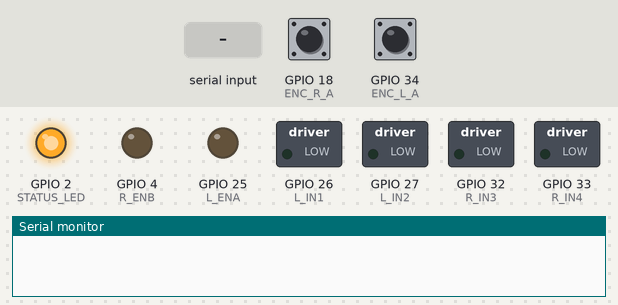
The sketch below on a simulated ESP32. Parts: switched loads named in the sketch (green lamp = pin HIGH), output pins drawn as LEDs (lit = HIGH), the last lines printed to the serial monitor. The inputs (shaded band) are chosen by the test bench; at power-on: GPIO 18 (ENC_R_A) HIGH, GPIO 34 (ENC_L_A) HIGH.

Above: at 0.1 s.
At 2.1 s:
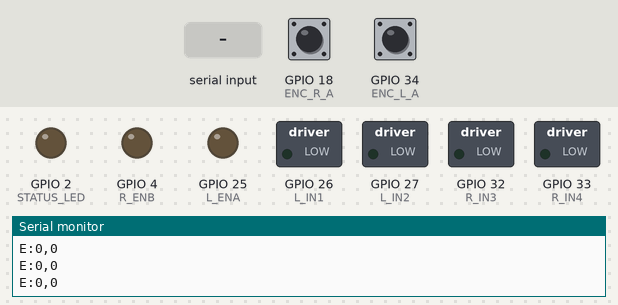
2.2 s: "R90\n" received over Serial
Timing chart, 0 to 5.2 s (numbered marks = the images above; inputs shaded):
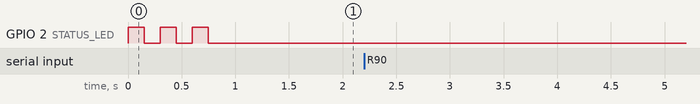

The sketch:

esp32_motor_encoder.ino
```cpp
/*
 * ╔══════════════════════════════════════════════════════════════════════╗
 * ║  SMALLBOT — ESP32 Firmware  (PID + DEBOUNCED ENCODERS)              ║
 * ╠══════════════════════════════════════════════════════════════════════╣
 * ║  RISING edge interrupts with 200µs debounce for noisy pins 34/35   ║
 * ╚══════════════════════════════════════════════════════════════════════╝
 */

#include <Arduino.h>

// ═══════════════════════════════════════════════════════════════════════
//  PIN DEFINITIONS
// ═══════════════════════════════════════════════════════════════════════
#define L_IN1      26
#define L_IN2      27
#define L_ENA      25

#define R_IN3      32
#define R_IN4      33
#define R_ENB       4

#define ENC_L_A    34
#define ENC_L_B    35
#define ENC_R_A    18
#define ENC_R_B    19
#define STATUS_LED  2

// ═══════════════════════════════════════════════════════════════════════
//  LEDC (hardware PWM)
// ═══════════════════════════════════════════════════════════════════════
#define LEDC_FREQ       20000
#define LEDC_RES        8
#define LEDC_CH_L       0
#define LEDC_CH_R       1

// ═══════════════════════════════════════════════════════════════════════
//  HARDWARE CONSTANTS
// ═══════════════════════════════════════════════════════════════════════
const float TPR_L       = 349.0f;
const float TPR_R       = 362.0f;
const float WHEEL_DIA   = 0.043f;
const float WHEEL_BASE  = 0.140f;

const float WHEEL_CIRC  = PI * WHEEL_DIA;

const int   PWM_MIN     = 55;
const int   PWM_MAX     = 255;

// ═══════════════════════════════════════════════════════════════════════
//  ENCODER STATE  (with ISR debouncing for noisy pins 34/35)
// ═══════════════════════════════════════════════════════════════════════
volatile int32_t enc_left  = 0;
volatile int32_t enc_right = 0;

#define ENC_DEBOUNCE_US  200

volatile uint32_t last_isr_l = 0;
volatile uint32_t last_isr_r = 0;

void IRAM_ATTR isrLeft() {
  uint32_t now = micros();
  if ((now - last_isr_l) < ENC_DEBOUNCE_US) return;
  last_isr_l = now;
  if (digitalRead(ENC_L_B) == HIGH) enc_left--; else enc_left++;
}

void IRAM_ATTR isrRight() {
  uint32_t now = micros();
  if ((now - last_isr_r) < ENC_DEBOUNCE_US) return;
  last_isr_r = now;
  if (digitalRead(ENC_R_B) == HIGH) enc_right++; else enc_right--;
}

// ═══════════════════════════════════════════════════════════════════════
//  PID CONTROLLER VARIABLES
// ═══════════════════════════════════════════════════════════════════════
const float Kp = 1.5f;
const float Ki = 0.2f;

float error_sum_L = 0;
float error_sum_R = 0;

float target_speed_L = 0; // m/s
float target_speed_R = 0; // m/s

// ═══════════════════════════════════════════════════════════════════════
//  MOTOR DRIVER INTERFACE
// ═══════════════════════════════════════════════════════════════════════
void motorInit() {
  pinMode(L_IN1, OUTPUT); pinMode(L_IN2, OUTPUT);
  pinMode(R_IN3, OUTPUT); pinMode(R_IN4, OUTPUT);

  ledcSetup(LEDC_CH_L, LEDC_FREQ, LEDC_RES);
  ledcSetup(LEDC_CH_R, LEDC_FREQ, LEDC_RES);
  ledcAttachPin(L_ENA, LEDC_CH_L);
  ledcAttachPin(R_ENB, LEDC_CH_R);

  ledcWrite(LEDC_CH_L, 0);
  ledcWrite(LEDC_CH_R, 0);

  digitalWrite(L_IN1, LOW); digitalWrite(L_IN2, LOW);
  digitalWrite(R_IN3, LOW); digitalWrite(R_IN4, LOW);
}

void applyPower(int in1, int in2, int channel, int pwm) {
  // Reversed software polarity to fix backwards movement
  if (pwm > 0) {
    digitalWrite(in1, LOW);  digitalWrite(in2, HIGH);
  } else if (pwm < 0) {
    digitalWrite(in1, HIGH); digitalWrite(in2, LOW);
  } else {
    digitalWrite(in1, LOW);  digitalWrite(in2, LOW);
  }

  int final_pwm = abs(pwm);
  if (final_pwm > 0 && final_pwm < PWM_MIN) final_pwm = PWM_MIN;
  if (final_pwm > PWM_MAX) final_pwm = PWM_MAX;

  ledcWrite(channel, final_pwm);
}

void setTargetVelocities(float v, float omega) {
  target_speed_L = v - omega * (WHEEL_BASE / 2.0f);
  target_speed_R = v + omega * (WHEEL_BASE / 2.0f);
}

// ═══════════════════════════════════════════════════════════════════════
//  SERIAL PARSING & COMMAND TIMEOUT
// ═══════════════════════════════════════════════════════════════════════
uint32_t last_cmd_ms = 0;
const uint32_t CMD_TIMEOUT_MS = 500;
String serial_buf = "";

void parseSerial() {
  while (Serial.available()) {
    char c = (char)Serial.read();
    if (c == '\n') {
      if (serial_buf.length() >= 3 && serial_buf[0] == 'C' && serial_buf[1] == ':') {
        int comma = serial_buf.indexOf(',', 2);
        if (comma > 2) {
          float v     = serial_buf.substring(2, comma).toFloat();
          float omega = serial_buf.substring(comma + 1).toFloat();
          setTargetVelocities(v, omega);
          last_cmd_ms = millis();
          digitalWrite(STATUS_LED, !digitalRead(STATUS_LED));
        }
      } else if (serial_buf.length() > 0 && serial_buf[0] == 'R') {
        noInterrupts(); enc_left = 0; enc_right = 0; interrupts();
        error_sum_L = 0; error_sum_R = 0;
        Serial.println(">>> ENCODERS & PID RESET <<<");
      }
      serial_buf = "";
    } else if (c != '\r') {
      serial_buf += c;
      if (serial_buf.length() > 32) serial_buf = "";
    }
  }
}

// ═══════════════════════════════════════════════════════════════════════
//  SETUP
// ═══════════════════════════════════════════════════════════════════════
void setup() {
  pinMode(STATUS_LED, OUTPUT); digitalWrite(STATUS_LED, LOW);
  motorInit();

  pinMode(ENC_L_A, INPUT);
  pinMode(ENC_L_B, INPUT);

  pinMode(ENC_R_A, INPUT_PULLUP);
  pinMode(ENC_R_B, INPUT_PULLUP);

  attachInterrupt(digitalPinToInterrupt(ENC_L_A), isrLeft,  RISING);
  attachInterrupt(digitalPinToInterrupt(ENC_R_A), isrRight, RISING);

  Serial.begin(115200);

  for (int i = 0; i < 3; i++) {
    digitalWrite(STATUS_LED, HIGH); delay(150);
    digitalWrite(STATUS_LED, LOW);  delay(150);
  }
  Serial.println("SMALLBOT PID READY");
}

// ═══════════════════════════════════════════════════════════════════════
//  MAIN CONTROL LOOP (20 Hz)
// ═══════════════════════════════════════════════════════════════════════
uint32_t last_loop_ms = 0;
const uint32_t LOOP_PERIOD_MS = 50;

int32_t prev_ticks_L = 0;
int32_t prev_ticks_R = 0;

void loop() {
  parseSerial();

  if ((millis() - last_cmd_ms) > CMD_TIMEOUT_MS) {
    target_speed_L = 0.0f;
    target_speed_R = 0.0f;
  }

  uint32_t now = millis();
  if ((now - last_loop_ms) < LOOP_PERIOD_MS) return;

  float dt = (now - last_loop_ms) / 1000.0f;
  last_loop_ms = now;

  noInterrupts();
  int32_t ticks_L = enc_left;
  int32_t ticks_R = enc_right;
  interrupts();

  int32_t delta_L = ticks_L - prev_ticks_L;
  int32_t delta_R = ticks_R - prev_ticks_R;
  prev_ticks_L = ticks_L;
  prev_ticks_R = ticks_R;

  float current_speed_L = (delta_L / TPR_L) * WHEEL_CIRC / dt;
  float current_speed_R = (delta_R / TPR_R) * WHEEL_CIRC / dt;

  if (abs(target_speed_L) < 0.001) {
    applyPower(L_IN1, L_IN2, LEDC_CH_L, 0);
    error_sum_L = 0;
  } else {
    float error_L = target_speed_L - current_speed_L;

    // Adaptively increase integral term faster if not moving
    float dynamic_Ki = (abs(current_speed_L) < 0.01) ? 300.0f : 100.0f;
    error_sum_L += error_L * dynamic_Ki * dt;
    error_sum_L = constrain(error_sum_L, -200.0f, 200.0f);

    // Start from 140 PWM and add PID
    float stiction_L = (target_speed_L > 0) ? 140.0f : -140.0f;
    float pwm_L = stiction_L + (150.0f * error_L) + error_sum_L;

    applyPower(L_IN1, L_IN2, LEDC_CH_L, (int)pwm_L);
  }

  if (abs(target_speed_R) < 0.001) {
    applyPower(R_IN3, R_IN4, LEDC_CH_R, 0);
    error_sum_R = 0;
  } else {
    float error_R = target_speed_R - current_speed_R;

    // Adaptively increase integral term faster if not moving
    float dynamic_Ki = (abs(current_speed_R) < 0.01) ? 300.0f : 100.0f;
    error_sum_R += error_R * dynamic_Ki * dt;
    error_sum_R = constrain(error_sum_R, -200.0f, 200.0f);

    // Start from 140 PWM and add PID
    float stiction_R = (target_speed_R > 0) ? 140.0f : -140.0f;
    float pwm_R = stiction_R + (150.0f * error_R) + error_sum_R;

    applyPower(R_IN3, R_IN4, LEDC_CH_R, (int)pwm_R);
  }

  Serial.print("E:");
  Serial.print(ticks_L);
  Serial.print(',');
  Serial.println(ticks_R);
}
```
